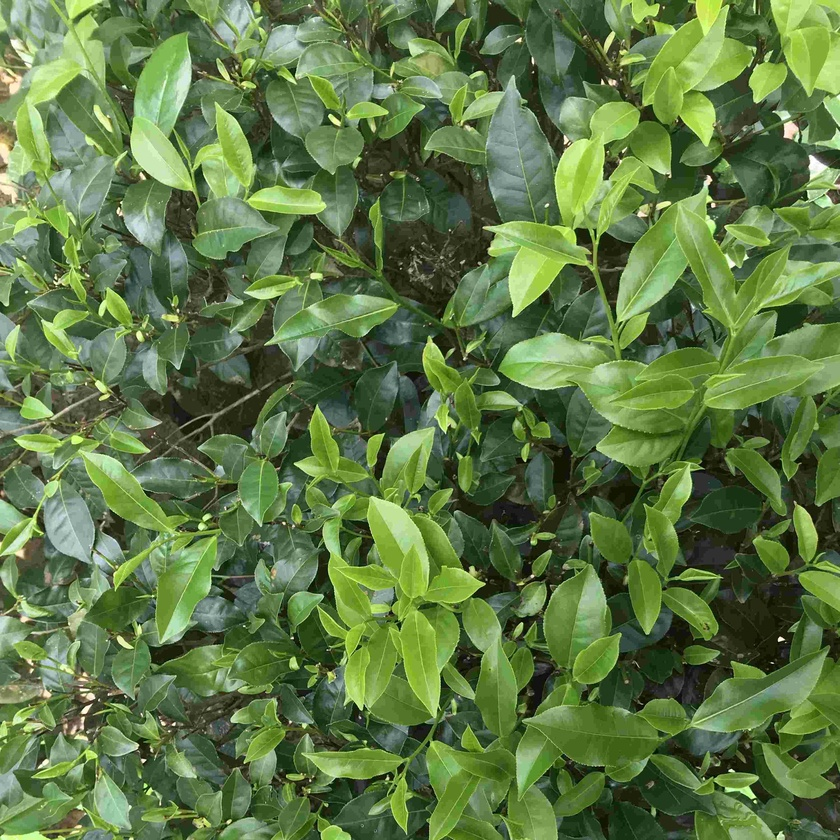
#> input picture ImagePreProcessing/Images/bunch.jpg, 840 x 840 px, shrunk from 3000 x 3000 before the run, found by its file name
$ python imgSharpen.py
#> lines starting #> are read from the running program, lines starting #| are printed output that depends on the picture
import cv2
import numpy as np

im = cv2.imread('bunch.jpg')
#> im is the input picture: shape (840, 840, 3); mean B, G, R 69, 120.7, 94.2
kernel = np.array([[-1,-1,-1,-1,-1],[-1,2,2,2,-1],[-1,2,8,2,-1],[-1,2,2,2,-1],[-1,-1,-1,-1,-1]]) * (1/8)
im_sharpened = cv2.filter2D(im, -1, kernel)
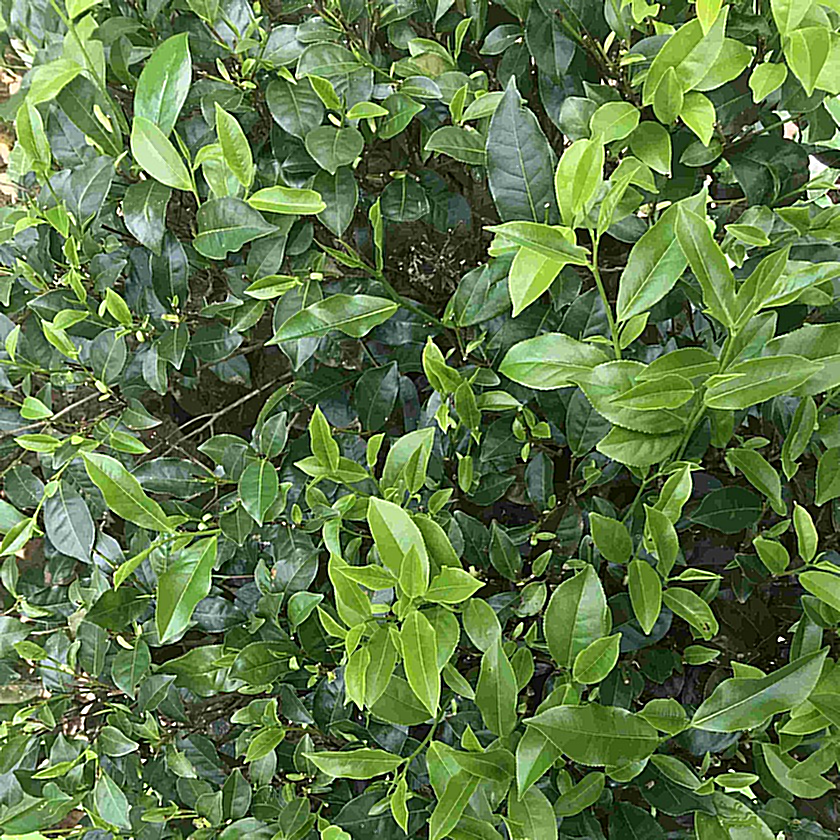
#> im_sharpened: shape (840, 840, 3); mean B, G, R 70, 120.4, 94.5

cv2.imwrite('bunch_sharp.jpg', im_sharpened)
cv2.imshow('SHRP', im_sharpened)
cv2.waitKey(0)
cv2.destroyAllWindows()

$ run again, with ImagePreProcessing/Images/1085G.JPG copied over ImagePreProcessing/Images/bunch.jpg
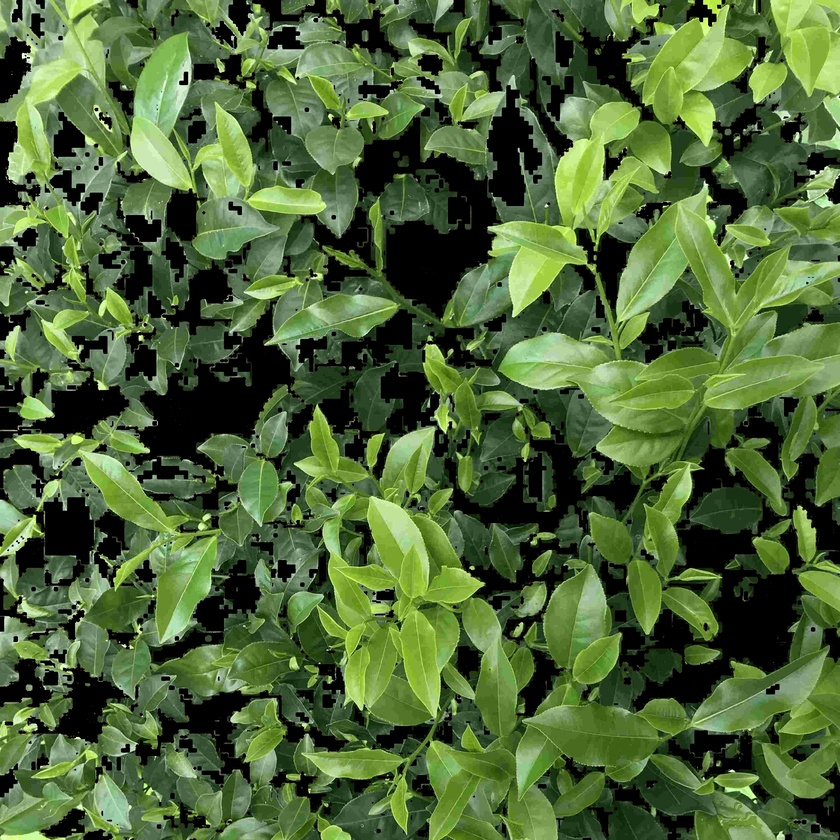
#> input picture ImagePreProcessing/Images/1085G.JPG, 840 x 840 px, shrunk from 3000 x 3000 before the run, found by its file name
#> im is the input picture: shape (840, 840, 3); mean B, G, R 55.5, 102.2, 77.7
#> `im_sharpened = cv2.filter2D(im, -1, kernel)`:
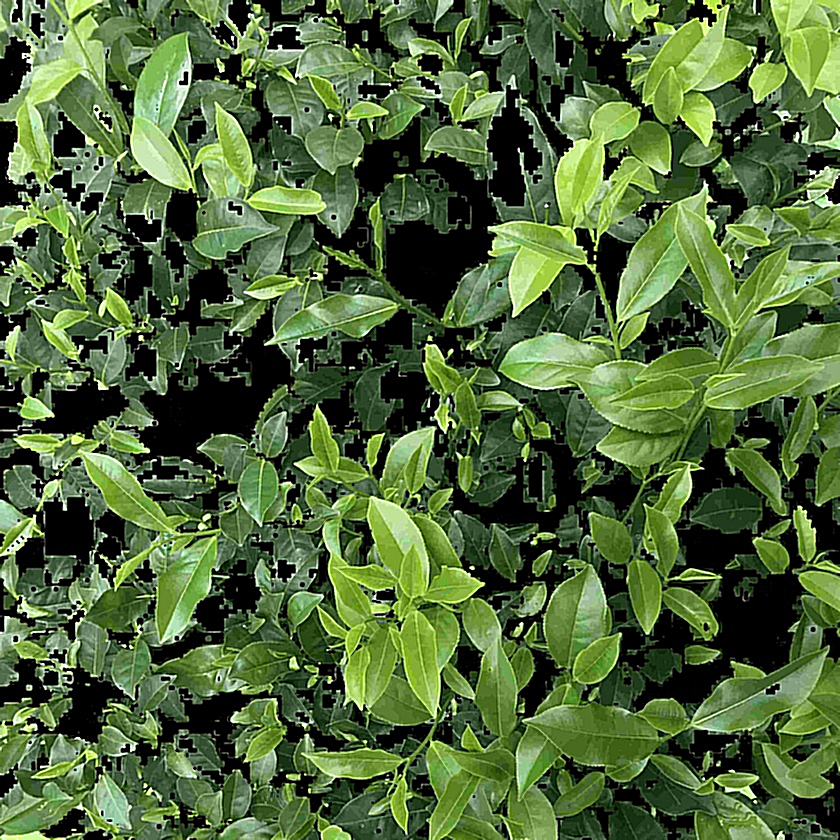
#> im_sharpened: shape (840, 840, 3); mean B, G, R 58.3, 104.5, 80.4
